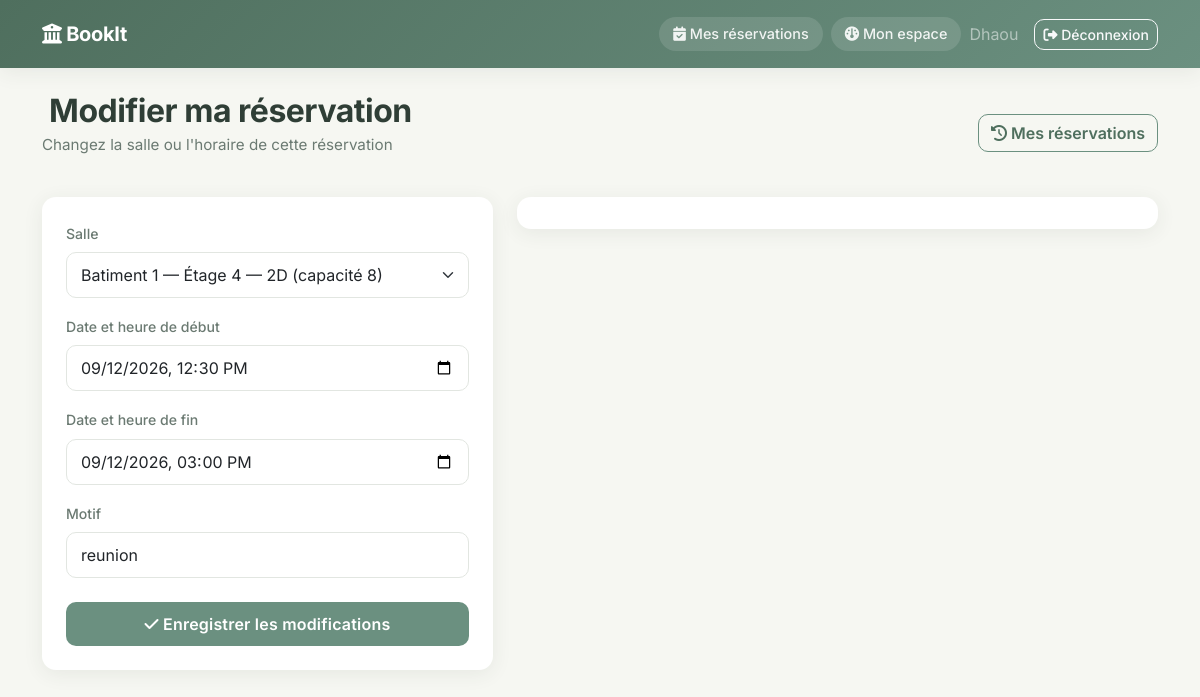
/public/index.php?controller=reservation&action=edit&id=14 (signed in), run on the app's committed database.
### tables this page shows
CREATE TABLE `reservations` (
  `id` int(11) NOT NULL,
  `salle_id` int(11) NOT NULL,
  `utilisateur_id` int(11) NOT NULL,
  `date_debut` datetime NOT NULL,
  `date_fin` datetime NOT NULL,
  `motif` varchar(255) DEFAULT NULL,
  `statut` enum('en_attente','validee','refusee','annulee') DEFAULT 'en_attente',
  `created_at` timestamp NOT NULL DEFAULT current_timestamp()
);

CREATE TABLE `salles` (
  `id` int(11) NOT NULL,
  `etage_id` int(11) NOT NULL,
  `nom` varchar(100) NOT NULL,
  `capacite` int(11) NOT NULL,
  `equipements` varchar(255) DEFAULT NULL,
  `localisation` varchar(150) DEFAULT NULL,
  `statut` enum('disponible','maintenance','indisponible') DEFAULT 'disponible'
);

CREATE TABLE `batiments` (
  `id` int(11) NOT NULL,
  `nom` varchar(100) NOT NULL,
  `adresse` varchar(255) DEFAULT NULL
);

### app/controllers/ReservationController.php (called while the page is built, shortened)
<?php
require_once __DIR__ . '/../models/Reservation.php';
require_once __DIR__ . '/../models/Salle.php';
class ReservationController
{
    private Reservation $reservationModel;
    private Salle $salleModel;
    public function __construct()
    {
        $this->reservationModel = new Reservation();
        $this->salleModel = new Salle();
    }
    public function edit(): void
    {
        $id = (int)($_GET['id'] ?? 0);
        $reservation = $this->reservationModel->getById($id);
        $salles = $this->salleModel->getAvailable();
        require __DIR__ . '/../views/frontend/reservations/edit.php';
    }
}

### public/index.php (called while the page is built, shortened)
<?php
$action = $_GET['action'] ?? 'index';
$controller = new $controllerClass();
$controller->$action();

### app/models/Model.php (called while the page is built, shortened)
<?php
require_once __DIR__ . '/../../config/db.php';
abstract class Model
{
    public function __construct()
    {
        $db = new Database();
        $this->pdo = $db->connect();
    }
}

### config/db.php (called while the page is built)
<?php
class Database
{
    private string $host = 'localhost';
    private string $dbname = 'reservation_salles';
    private string $username = 'root';
    private string $password = '';
    private ?PDO $connection = null;
    public function connect(): PDO
    {
        if ($this->connection === null) {
            try {
                $dsn = "mysql:host={$this->host};dbname={$this->dbname};charset=utf8mb4";
                $this->connection = new PDO($dsn, $this->username, $this->password);
                $this->connection->setAttribute(PDO::ATTR_ERRMODE, PDO::ERRMODE_EXCEPTION);
                $this->connection->setAttribute(PDO::ATTR_DEFAULT_FETCH_MODE, PDO::FETCH_ASSOC);
            } catch (PDOException $e) {
                die("Erreur de connexion à la base de données : " . $e->getMessage());
            }
        }
        return $this->connection;
    }
}

### app/models/Salle.php (called while the page is built, shortened)
<?php
require_once __DIR__ . '/Model.php';
class Salle extends Model
{
    public function getAvailable(array $filtres = []): array
    {
        $sql = "SELECT s.*, e.numero AS etage_numero, b.nom AS batiment_nom, b.id AS batiment_id
                FROM salles s
                JOIN etages e ON s.etage_id = e.id
                JOIN batiments b ON e.batiment_id = b.id
                WHERE s.statut = 'disponible'";
        $params = [];
        $sql .= " ORDER BY b.nom, e.numero, s.nom";
        $stmt = $this->pdo->prepare($sql);
        $stmt->execute($params);
        return $stmt->fetchAll();
    }
}

### app/models/Reservation.php (called while the page is built, shortened)
<?php
require_once __DIR__ . '/Model.php';
class Reservation extends Model
{
    public function getById(int $id): array|false
    {
        $stmt = $this->pdo->prepare("SELECT * FROM reservations WHERE id = :id");
        $stmt->execute(['id' => $id]);
        return $stmt->fetch();
    }
}

### app/views/frontend/reservations/edit.php (the view, shortened to what this page needs)
<?php require __DIR__ . '/../layout_header.php'; ?>
<div class="d-flex justify-content-between align-items-center mb-4 flex-wrap gap-2">
    <div>
        <h2 class="page-title"><i class="fa-solid fa-calendar-pen"></i> Modifier ma réservation</h2>
        <p class="page-subtitle">Changez la salle ou l'horaire de cette réservation</p>
    </div>
    <a href="index.php?controller=reservation&action=mine" class="btn btn-outline-success">
        <i class="fa-solid fa-clock-rotate-left"></i> Mes réservations
    </a>
</div>
<div class="row g-4">
    <div class="col-lg-5">
        <div class="card">
            <div class="card-body p-4">
                <form id="formReservation" action="index.php?controller=reservation&action=processEdit" method="POST">
                    <div class="mb-3">
                        <label class="form-label">Salle</label>
                        <select name="salle_id" id="salleSelect" class="form-select" required>
                            <?php foreach ($salles as $s): ?>
                                <option value="<?= $s['id'] ?>" <?= (int)$reservation['salle_id'] === (int)$s['id'] ? 'selected' : '' ?>>
                                    <?= htmlspecialchars($s['batiment_nom']) ?> — Étage <?= $s['etage_numero'] ?>
                                </option>
                            <?php endforeach; ?>
                        </select>
                    </div>
                    <div class="mb-3">
                        <label class="form-label">Date et heure de début</label>
                        <input type="datetime-local" name="date_debut" id="dateDebutInput" class="form-control"
                               value="<?= htmlspecialchars(str_replace(' ', 'T', substr($reservation['date_debut'], 0, 16))) ?>" required>
                    </div>
                    <div class="mb-3">
                        <label class="form-label">Date et heure de fin</label>
                        <input type="datetime-local" name="date_fin" id="dateFinInput" class="form-control"
                               value="<?= htmlspecialchars(str_replace(' ', 'T', substr($reservation['date_fin'], 0, 16))) ?>" required>
                    </div>
                    <div class="mb-4">
                        <label class="form-label">Motif</label>
                        <input type="text" name="motif" class="form-control" value="<?= htmlspecialchars($reservation['motif']) ?>">
                    </div>
                    <button type="submit" class="btn btn-success w-100"><i class="fa-solid fa-check"></i> Enregistrer les modifications</button>
                </form>
            </div>
        </div>
    </div>
    <div class="col-lg-7">
        <div class="card p-3">
        </div>
    </div>
</div>
<?php require __DIR__ . '/../layout_footer.php'; ?>

### public/css/frontend.css (style rules this page uses)
:root { --sage: #6b9080; --sage-light: #a4c3a2; --sage-dark: #4f6f5e; --cream: #f6f7f2; --ink: #2f3e36; --muted: #6b7a72; --radius: 14px; --shadow: 0 4px 20px rgba(47, 62, 54, 0.08); --shadow-hover: 0 8px 30px rgba(47, 62, 54, 0.14); }
* { box-sizing: border-box; }
body { font-family: 'Inter', sans-serif; background: var(--cream); color: var(--ink); min-height: 100vh; }
.card { border: none; border-radius: var(--radius); box-shadow: var(--shadow); transition: box-shadow 0.25s ease, transform 0.25s ease; }
.page-title { font-weight: 700; letter-spacing: -0.5px; color: var(--ink); margin-bottom: 4px; }
.page-subtitle { color: var(--muted); font-size: 0.95rem; }
.form-label { font-weight: 500; color: var(--muted); font-size: 0.88rem; }
.form-control, .form-select { border-radius: 10px; border: 1.5px solid #e2e6e1; padding: 10px 14px; transition: border-color 0.2s ease, box-shadow 0.2s ease; }
.btn-success { background: var(--sage); border: none; border-radius: 10px; padding: 10px 20px; font-weight: 600; letter-spacing: 0.2px; transition: background 0.2s ease, transform 0.15s ease; }
.btn-outline-success { border-radius: 10px; border-color: var(--sage); color: var(--sage-dark); font-weight: 600; }
a { color: var(--sage-dark); text-decoration: none; font-weight: 500; }

### data on the page
reservations: salle_id "Batiment 1 — Étage 4 — 2D (capacité 8)", date_debut "09/12/2026 12:30", date_fin "09/12/2026 15:00", motif "reunion"

### other printed values
$_SESSION['user_nom'] "Dhaou"
